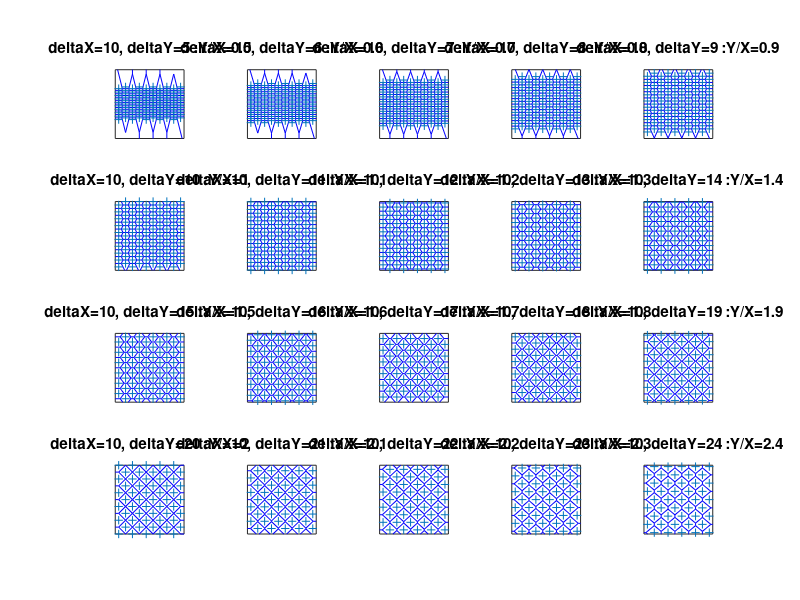

The MATLAB source for this figure:
Row=10;Line=Row;NumberofDot=Row*Line;
Tmax=20;Xmax=100;Xint=Xmax/Row;
InitYint=0.5;Yint=Xint*InitYint;
X=zeros(1,NumberofDot); Y=zeros(1,NumberofDot);
figure('Position',[1800 1000 1500 1200]);
Yex=0.2;
for t=1:Tmax
    for r=1:Row
        for l=1:Line
            i=(r-1)*Row+l;
            Yhalf=Yint*Row/2;
            X(1,i)=(r-1)*Xint+Xint/2;
            Y(1,i)=(((l-1)*Yint+Yint/2+Yint/2*mod(r+1,2))-Yhalf)*(1+(t-1)*Yex)+Yhalf+25;         
        end
    end
    actualYint=Yint*(1+(t-1)*Yex);
    subplot(4,5,t);voronoi(X,Y);axis([0 100 0 100]);axis equal;xticks([]);yticks([]);
    title(strcat('deltaX=10, deltaY=',num2str(actualYint), ' :Y/X=', num2str(actualYint/10)));
    %pause(1);
end


